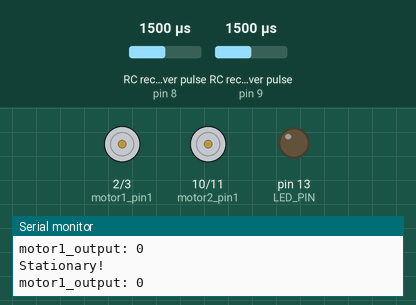
Recording of a sketch running on a simulated Arduino Mega 2560, built with avr-gcc and run on an emulated ATmega2560. Parts: motor-driver pin pairs drawn as motors (green arrow = first pin HIGH = forward, orange = second pin HIGH = backward, longer = more drive, scaled by the enable pin), output pins drawn as LEDs (lit = HIGH), the last lines printed to the serial monitor. Wiring (inferred from the names in the program): 2 × RC receiver channel: data pin 8 / data pin 9. The inputs (shaded band) are chosen by the test bench; at power-on: RC receiver pulse (sensors on pin 8, pin 9) 1500 µs.

Above: at 7.6 s.
7.7 s: RC receiver pulse (sensor on pin 8) set to 1485 µs
At 8.2 s:
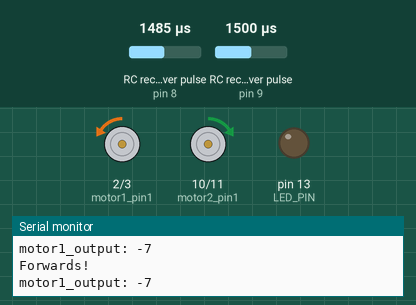
9.2 s: RC receiver pulse (sensor on pin 9) set to 1485 µs
At 10.1 s:
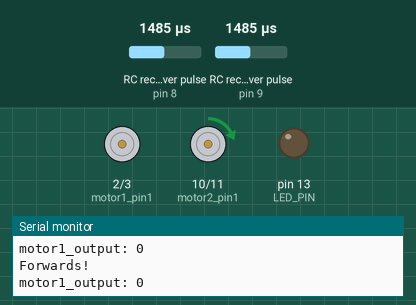
10.7 s: RC receiver pulse (sensor on pin 8) set to 1468 µs
At 11.7 s:
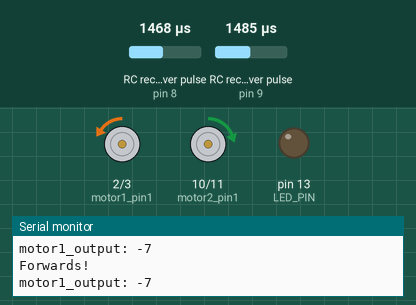
13.7 s: RC receiver pulse (sensor on pin 8) set to 1250 µs
16.7 s: RC receiver pulse (sensor on pin 9) set to 1020 µs
19.7 s: RC receiver pulse (sensor on pin 8) set to 1500 µs
At 20.9 s:
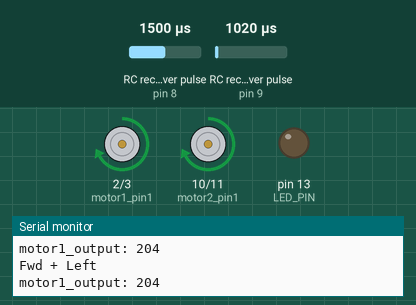
Timing chart, 0 to 22.4 s (numbered marks = the images above; inputs shaded):
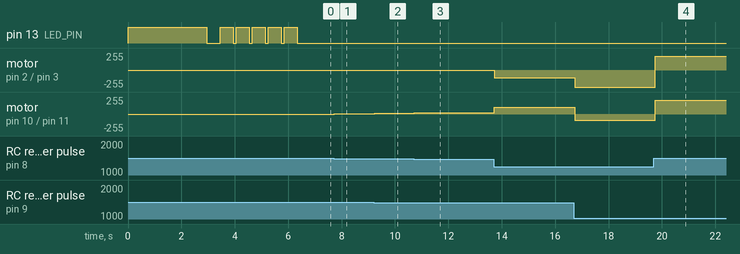

Measured:
- after the input at 7.7 s, motor on pin 2 (motor1_pin1) / pin 3 (motor1_pin2): stopped → backward 7/255 at once; motor on pin 10 (motor2_pin1) / pin 11 (motor2_pin2): stopped → forward 7/255 at once
- after the input at 9.2 s, motor on pin 2 (motor1_pin1) / pin 3 (motor1_pin2): backward 7/255 → stopped at once; motor on pin 10 (motor2_pin1) / pin 11 (motor2_pin2): forward 7/255 → forward 14/255 at once
- after the input at 10.7 s, motor on pin 2 (motor1_pin1) / pin 3 (motor1_pin2): stopped → backward 7/255 at once; motor on pin 10 (motor2_pin1) / pin 11 (motor2_pin2): forward 14/255 → forward 21/255 at once
- after the input at 19.7 s, motor on pin 2 (motor1_pin1) / pin 3 (motor1_pin2): backward 255/255 → forward 204/255 at once

The sketch:

Arduino_RC.ino
```cpp
// This code takes RC input from a standard PPM based RC receiver using separate steering and throttle channels
// and mixes them for differential drive via a dual-motor h-bridge based on the L298N
// Like this one http://www.amazon.com/DROK-Controller-H-Bridge-Mega2560-Duemilanove/dp/B00CAG6GX2/

// Pin definitions and control variables
#define FORWARD 1
#define BACKWARD 0

#define steeringInput 9
#define throttleInput 8

#define motor1_enable 5
#define motor1_pin1 2
#define motor1_pin2 3

#define motor2_enable 6
#define motor2_pin1 10
#define motor2_pin2 11

#define LED_PIN 13

// Set this to 'true' in order to enable Serial debugging.
bool debug = true;
// disable outputting to motors (for Serial only debugging)
bool motorsOff = false;
// This will also introduce a 500ms delay between loops so as not to flood the console.
bool delayDebug = false;


// working variable declarations
unsigned long steerRaw;
unsigned long throttleRaw;

int throttleIn = 0;
int steerIn = 0;

int motor1_output = 0;
int motor2_output = 0;
int motor1_dir = 0;
int motor2_dir = 0;

int input_buffer = 20;
int steerMin = 1350;
int steerMax = 2600;
int throttleMin = 1300;
int throttleMax = 2600;
int setBuffer = 600;

void setup()
{
    bool error = false;

    pinMode(steeringInput, INPUT);
    pinMode(throttleInput, INPUT);

    pinMode(motor1_enable, OUTPUT);
    pinMode(motor1_pin1, OUTPUT);
    pinMode(motor1_pin2, OUTPUT);
    pinMode(motor2_pin1, OUTPUT);
    pinMode(motor2_pin2, OUTPUT);
    pinMode(motor2_enable, OUTPUT);

    pinMode(LED_PIN, OUTPUT); // built in status LED

    if (debug)
    {
        Serial.begin(9600);
        Serial.println("Arduino_RC");
    }

    // Let's read in the average values and calculate a good center point.
    unsigned int throttleAvg = 0;
    unsigned int steerAvg = 0;

    digitalWrite(LED_PIN, HIGH); // turn on the status LED while we're calibrating.

    delay(2500);

    for (int i=0;i<20;i++)
    {
        if (debug)
        {
            Serial.print("ThrottleAvg: ");
            Serial.println(throttleAvg);
        }
        throttleAvg += pulseIn(throttleInput, HIGH, 25000);
        steerAvg += pulseIn(steeringInput, HIGH, 25000);
        delay(2);
    }

    if (debug)
    {
        Serial.print("throttleAvg (total): ");
        Serial.println(throttleAvg);
        Serial.print("steerAvg (total): ");
        Serial.println(steerAvg);

    }

    throttleAvg = (throttleAvg/20);
    steerAvg = (steerAvg/20);

    // now that we have our averages, let's set the min/max values

    if ((steerAvg > 600) && (steerAvg < 2000))
    {
        steerMin = steerAvg - setBuffer;
        steerMax = steerAvg + setBuffer;
    } else
    {
        error = true;
    }
    if ((throttleAvg > 600) && (throttleAvg < 2000))
    {
        throttleMin = throttleAvg - setBuffer;
        throttleMax = throttleAvg + setBuffer;
    } else
    {
        error = true;
    }
    if (error)
    {
        if (debug)
        {
            Serial.print("steerAvg: ");
            Serial.println(steerAvg);
            Serial.print("throttleAvg: ");
            Serial.println(throttleAvg);
        }

        // trap the code and blink furiously
        while (true)
        {
            digitalWrite(LED_PIN, LOW);
            delay(50);
            digitalWrite(LED_PIN, HIGH);
            delay(50);
        }
    } else
    {
        if (debug)
        {
            Serial.print("Throttle: ");
            Serial.print(throttleMin);
            Serial.print(", ");
            Serial.println(throttleMax);

            Serial.print("Steering: ");
            Serial.print(steerMin);
            Serial.print(", ");
            Serial.println(throttleMax);
        }
    }


    // turn off the LED
    digitalWrite(LED_PIN, LOW);
    delay(500);


    // do a happy dance
    for (int i=0;i<5;i++)
    {
        digitalWrite(LED_PIN, HIGH);
        delay(500);
        digitalWrite(LED_PIN, LOW);
        delay(100);
    }

} // end setup


void getInputs() {
    steerRaw = pulseIn(steeringInput, HIGH);
    throttleRaw = pulseIn(throttleInput, HIGH);

    if (steerRaw == 0 || throttleRaw == 0)
    {
        steerIn = 0;
        throttleIn = 0;
    } else
    {
        steerIn = constrain(map(steerRaw, steerMin, steerMax, -255, 255), -255, 255);
        throttleIn = constrain(map(throttleRaw, throttleMin, throttleMax, -255, 255), -255, 255);
    }
} // end getInputs

void setDirection(int motor1_direction, int motor2_direction) {

    if (motor1_direction == FORWARD)
    {
        digitalWrite(motor1_pin1, HIGH);
        digitalWrite(motor1_pin2, LOW);
    } else
    {
        digitalWrite(motor1_pin1, LOW);
        digitalWrite(motor1_pin2, HIGH);
    }


    if (motor2_direction == FORWARD)
    {
        digitalWrite(motor2_pin1, LOW);
        digitalWrite(motor2_pin2, HIGH);
    } else
    {
        digitalWrite(motor2_pin1, HIGH);
        digitalWrite(motor2_pin2, LOW);
    }
} // end setDirection

void loop() {
    getInputs();

    // Bias to going forward direction, this way spin-in-place works like you expect
    if (throttleIn >= -input_buffer)
    {
        motor1_output = throttleIn;
        motor2_output = throttleIn;

        motor1_output -= steerIn;
        motor2_output += steerIn;

        if (debug)
        {
            if (steerIn >= input_buffer)
            {
                // Steering is positive, so turn right
                Serial.println("Fwd + Right");
            } else if (steerIn <= -input_buffer)
            {
                // steerign is negative, so turn left
                Serial.println("Fwd + Left");
            } else
            {
                // this is our default state
                if (throttleIn == 0)
                {
                    Serial.println("Stationary!");
                } else
                {
                    Serial.println("Forwards!");
                }
            }

            Serial.print("motor1_output: ");
            Serial.println(motor1_output);
        }

    } else
    {
        // We allow negative values because we'll set direction and use abs to fix it before PWM'ing later.
        motor1_output = throttleIn;
        motor2_output = throttleIn;

        motor1_output += steerIn;
        motor2_output -= steerIn;

        if (debug)
        {
            if (steerIn >= input_buffer)
            {
                // steer backwards and to the right.
                Serial.println("Bk + Right");
            } else if (steerIn <= -input_buffer)
            {
                // steer backwards and to the left.
                Serial.println("Bk + Left");
            } else
            {
                // otherwise just go straight back
                Serial.println("Backwards!");
            }

            Serial.print("motor1_output: ");
            Serial.println(motor1_output);
        }

    }


    // Use the output values to determine direction.
    if (motor1_output < 0)
    {
        motor1_dir = BACKWARD;
    } else
    {
        motor1_dir = FORWARD;
    }

    if (motor2_output < 0)
    {
        motor2_dir = BACKWARD;
    } else
    {
        motor2_dir = FORWARD;
    }

    setDirection(motor1_dir, motor2_dir);

    // PWM the enable pin to control the motor speed, being sure to only give a value from 0-255
    if (!motorsOff)
    {
        analogWrite(motor1_enable, abs(constrain(motor1_output, -255, 255)));
        analogWrite(motor2_enable, abs(constrain(motor2_output, -255, 255)));
    }
    if (delayDebug)
    {
        delay(500);
    }
}
```
